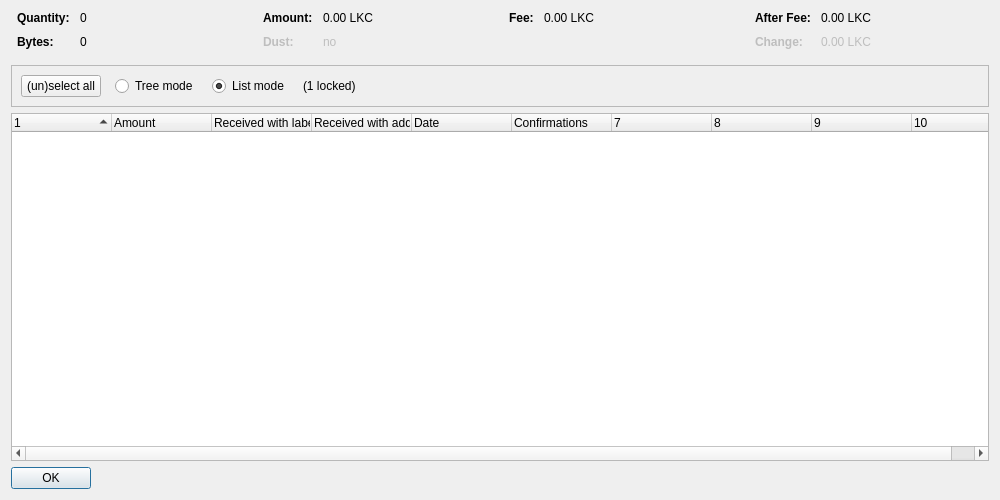
<?xml version="1.0" encoding="UTF-8"?>
<ui version="4.0">
 <class>CoinControlDialog</class>
 <widget class="QDialog" name="CoinControlDialog">
  <property name="geometry">
   <rect>
    <x>0</x>
    <y>0</y>
    <width>1000</width>
    <height>500</height>
   </rect>
  </property>
  <property name="windowTitle">
   <string>Coin Selection</string>
  </property>
  <layout class="QVBoxLayout" name="verticalLayout">
   <item>
    <layout class="QHBoxLayout" name="horizontalLayoutTop" stretch="0,0,0,0">
     <property name="topMargin">
      <number>0</number>
     </property>
     <property name="bottomMargin">
      <number>10</number>
     </property>
     <item>
      <layout class="QFormLayout" name="formLayoutCoinControl1">
       <property name="horizontalSpacing">
        <number>10</number>
       </property>
       <property name="verticalSpacing">
        <number>10</number>
       </property>
       <property name="leftMargin">
        <number>6</number>
       </property>
       <property name="rightMargin">
        <number>6</number>
       </property>
       <item row="0" column="0">
        <widget class="QLabel" name="labelCoinControlQuantityText">
         <property name="font">
          <font>
           <weight>75</weight>
           <bold>true</bold>
          </font>
         </property>
         <property name="text">
          <string>Quantity:</string>
         </property>
        </widget>
       </item>
       <item row="0" column="1">
        <widget class="QLabel" name="labelCoinControlQuantity">
         <property name="cursor">
          <cursorShape>IBeamCursor</cursorShape>
         </property>
         <property name="contextMenuPolicy">
          <enum>Qt::ActionsContextMenu</enum>
         </property>
         <property name="text">
          <string notr="true">0</string>
         </property>
         <property name="textInteractionFlags">
          <set>Qt::LinksAccessibleByMouse|Qt::TextSelectableByKeyboard|Qt::TextSelectableByMouse</set>
         </property>
        </widget>
       </item>
       <item row="1" column="0">
        <widget class="QLabel" name="labelCoinControlBytesText">
         <property name="font">
          <font>
           <weight>75</weight>
           <bold>true</bold>
          </font>
         </property>
         <property name="text">
          <string>Bytes:</string>
         </property>
        </widget>
       </item>
       <item row="1" column="1">
        <widget class="QLabel" name="labelCoinControlBytes">
         <property name="cursor">
          <cursorShape>IBeamCursor</cursorShape>
         </property>
         <property name="contextMenuPolicy">
          <enum>Qt::ActionsContextMenu</enum>
         </property>
         <property name="text">
          <string notr="true">0</string>
         </property>
         <property name="textInteractionFlags">
          <set>Qt::LinksAccessibleByMouse|Qt::TextSelectableByKeyboard|Qt::TextSelectableByMouse</set>
         </property>
        </widget>
       </item>
      </layout>
     </item>
     <item>
      <layout class="QFormLayout" name="formLayoutCoinControl2">
       <property name="horizontalSpacing">
        <number>10</number>
       </property>
       <property name="verticalSpacing">
        <number>10</number>
       </property>
       <property name="leftMargin">
        <number>6</number>
       </property>
       <property name="rightMargin">
        <number>6</number>
       </property>
       <item row="0" column="0">
        <widget class="QLabel" name="labelCoinControlAmountText">
         <property name="font">
          <font>
           <weight>75</weight>
           <bold>true</bold>
          </font>
         </property>
         <property name="text">
          <string>Amount:</string>
         </property>
        </widget>
       </item>
       <item row="0" column="1">
        <widget class="QLabel" name="labelCoinControlAmount">
         <property name="cursor">
          <cursorShape>IBeamCursor</cursorShape>
         </property>
         <property name="contextMenuPolicy">
          <enum>Qt::ActionsContextMenu</enum>
         </property>
         <property name="text">
          <string notr="true">0.00 LKC</string>
         </property>
         <property name="textInteractionFlags">
          <set>Qt::LinksAccessibleByMouse|Qt::TextSelectableByKeyboard|Qt::TextSelectableByMouse</set>
         </property>
        </widget>
       </item>
       <item row="1" column="0">
        <widget class="QLabel" name="labelCoinControlLowOutputText">
         <property name="enabled">
          <bool>false</bool>
         </property>
         <property name="font">
          <font>
           <weight>75</weight>
           <bold>true</bold>
          </font>
         </property>
         <property name="text">
          <string>Dust:</string>
         </property>
        </widget>
       </item>
       <item row="1" column="1">
        <widget class="QLabel" name="labelCoinControlLowOutput">
         <property name="enabled">
          <bool>false</bool>
         </property>
         <property name="cursor">
          <cursorShape>IBeamCursor</cursorShape>
         </property>
         <property name="contextMenuPolicy">
          <enum>Qt::ActionsContextMenu</enum>
         </property>
         <property name="text">
          <string notr="true">no</string>
         </property>
         <property name="textInteractionFlags">
          <set>Qt::LinksAccessibleByMouse|Qt::TextSelectableByKeyboard|Qt::TextSelectableByMouse</set>
         </property>
        </widget>
       </item>
      </layout>
     </item>
     <item>
      <layout class="QFormLayout" name="formLayoutCoinControl3">
       <property name="horizontalSpacing">
        <number>10</number>
       </property>
       <property name="verticalSpacing">
        <number>10</number>
       </property>
       <property name="leftMargin">
        <number>6</number>
       </property>
       <property name="rightMargin">
        <number>6</number>
       </property>
       <item row="0" column="0">
        <widget class="QLabel" name="labelCoinControlFeeText">
         <property name="font">
          <font>
           <weight>75</weight>
           <bold>true</bold>
          </font>
         </property>
         <property name="text">
          <string>Fee:</string>
         </property>
        </widget>
       </item>
       <item row="0" column="1">
        <widget class="QLabel" name="labelCoinControlFee">
         <property name="cursor">
          <cursorShape>IBeamCursor</cursorShape>
         </property>
         <property name="contextMenuPolicy">
          <enum>Qt::ActionsContextMenu</enum>
         </property>
         <property name="text">
          <string notr="true">0.00 LKC</string>
         </property>
         <property name="textInteractionFlags">
          <set>Qt::LinksAccessibleByMouse|Qt::TextSelectableByKeyboard|Qt::TextSelectableByMouse</set>
         </property>
        </widget>
       </item>
      </layout>
     </item>
     <item>
      <layout class="QFormLayout" name="formLayoutCoinControl4">
       <property name="horizontalSpacing">
        <number>10</number>
       </property>
       <property name="verticalSpacing">
        <number>10</number>
       </property>
       <property name="leftMargin">
        <number>6</number>
       </property>
       <property name="rightMargin">
        <number>6</number>
       </property>
       <item row="0" column="0">
        <widget class="QLabel" name="labelCoinControlAfterFeeText">
         <property name="font">
          <font>
           <weight>75</weight>
           <bold>true</bold>
          </font>
         </property>
         <property name="text">
          <string>After Fee:</string>
         </property>
        </widget>
       </item>
       <item row="0" column="1">
        <widget class="QLabel" name="labelCoinControlAfterFee">
         <property name="cursor">
          <cursorShape>IBeamCursor</cursorShape>
         </property>
         <property name="contextMenuPolicy">
          <enum>Qt::ActionsContextMenu</enum>
         </property>
         <property name="text">
          <string notr="true">0.00 LKC</string>
         </property>
         <property name="textInteractionFlags">
          <set>Qt::LinksAccessibleByMouse|Qt::TextSelectableByKeyboard|Qt::TextSelectableByMouse</set>
         </property>
        </widget>
       </item>
       <item row="1" column="0">
        <widget class="QLabel" name="labelCoinControlChangeText">
         <property name="enabled">
          <bool>false</bool>
         </property>
         <property name="font">
          <font>
           <weight>75</weight>
           <bold>true</bold>
          </font>
         </property>
         <property name="text">
          <string>Change:</string>
         </property>
        </widget>
       </item>
       <item row="1" column="1">
        <widget class="QLabel" name="labelCoinControlChange">
         <property name="enabled">
          <bool>false</bool>
         </property>
         <property name="cursor">
          <cursorShape>IBeamCursor</cursorShape>
         </property>
         <property name="contextMenuPolicy">
          <enum>Qt::ActionsContextMenu</enum>
         </property>
         <property name="text">
          <string notr="true">0.00 LKC</string>
         </property>
         <property name="textInteractionFlags">
          <set>Qt::LinksAccessibleByMouse|Qt::TextSelectableByKeyboard|Qt::TextSelectableByMouse</set>
         </property>
        </widget>
       </item>
      </layout>
     </item>
    </layout>
   </item>
   <item>
    <widget class="QFrame" name="frame">
     <property name="minimumSize">
      <size>
       <width>0</width>
       <height>40</height>
      </size>
     </property>
     <property name="frameShape">
      <enum>QFrame::StyledPanel</enum>
     </property>
     <property name="frameShadow">
      <enum>QFrame::Sunken</enum>
     </property>
     <layout class="QHBoxLayout" name="horizontalLayout">
      <item>
       <layout class="QHBoxLayout" name="horizontalLayoutPanel" stretch="0,0,0,0,0">
        <property name="spacing">
         <number>14</number>
        </property>
        <item>
         <widget class="QPushButton" name="pushButtonSelectAll">
          <property name="sizePolicy">
           <sizepolicy hsizetype="Maximum" vsizetype="Fixed">
            <horstretch>0</horstretch>
            <verstretch>0</verstretch>
           </sizepolicy>
          </property>
          <property name="text">
           <string>(un)select all</string>
          </property>
          <property name="autoDefault">
           <bool>false</bool>
          </property>
         </widget>
        </item>
        <item>
         <widget class="QRadioButton" name="radioTreeMode">
          <property name="sizePolicy">
           <sizepolicy hsizetype="Maximum" vsizetype="Fixed">
            <horstretch>0</horstretch>
            <verstretch>0</verstretch>
           </sizepolicy>
          </property>
          <property name="text">
           <string>Tree mode</string>
          </property>
         </widget>
        </item>
        <item>
         <widget class="QRadioButton" name="radioListMode">
          <property name="sizePolicy">
           <sizepolicy hsizetype="Maximum" vsizetype="Fixed">
            <horstretch>0</horstretch>
            <verstretch>0</verstretch>
           </sizepolicy>
          </property>
          <property name="text">
           <string>List mode</string>
          </property>
          <property name="checked">
           <bool>true</bool>
          </property>
         </widget>
        </item>
        <item>
         <widget class="QLabel" name="labelLocked">
          <property name="text">
           <string notr="true">(1 locked)</string>
          </property>
         </widget>
        </item>
        <item>
         <spacer name="horizontalSpacer">
          <property name="orientation">
           <enum>Qt::Horizontal</enum>
          </property>
          <property name="sizeHint" stdset="0">
           <size>
            <width>40</width>
            <height>20</height>
           </size>
          </property>
         </spacer>
        </item>
       </layout>
      </item>
     </layout>
    </widget>
   </item>
   <item>
    <widget class="CoinControlTreeWidget" name="treeWidget">
     <property name="contextMenuPolicy">
      <enum>Qt::CustomContextMenu</enum>
     </property>
     <property name="sortingEnabled">
      <bool>false</bool>
     </property>
     <property name="columnCount">
      <number>10</number>
     </property>
     <attribute name="headerShowSortIndicator" stdset="0">
      <bool>true</bool>
     </attribute>
     <attribute name="headerStretchLastSection">
      <bool>false</bool>
     </attribute>
     <column>
      <property name="text">
       <string/>
      </property>
     </column>
     <column>
      <property name="text">
       <string>Amount</string>
      </property>
     </column>
     <column>
      <property name="text">
       <string>Received with label</string>
      </property>
     </column>
     <column>
      <property name="text">
       <string>Received with address</string>
      </property>
     </column>
     <column>
      <property name="text">
       <string>Date</string>
      </property>
     </column>
     <column>
      <property name="text">
       <string>Confirmations</string>
      </property>
      <property name="toolTip">
       <string>Confirmed</string>
      </property>
     </column>
     <column>
      <property name="text">
       <string/>
      </property>
     </column>
     <column>
      <property name="text">
       <string/>
      </property>
     </column>
     <column>
      <property name="text">
       <string/>
      </property>
     </column>
     <column>
      <property name="text">
       <string/>
      </property>
     </column>
    </widget>
   </item>
   <item>
    <widget class="QDialogButtonBox" name="buttonBox">
     <property name="sizePolicy">
      <sizepolicy hsizetype="Maximum" vsizetype="Fixed">
       <horstretch>0</horstretch>
       <verstretch>0</verstretch>
      </sizepolicy>
     </property>
     <property name="orientation">
      <enum>Qt::Horizontal</enum>
     </property>
     <property name="standardButtons">
      <set>QDialogButtonBox::Ok</set>
     </property>
    </widget>
   </item>
  </layout>
 </widget>
 <customwidgets>
  <customwidget>
   <class>CoinControlTreeWidget</class>
   <extends>QTreeWidget</extends>
   <header>coincontroltreewidget.h</header>
  </customwidget>
 </customwidgets>
 <resources/>
 <connections/>
</ui>
